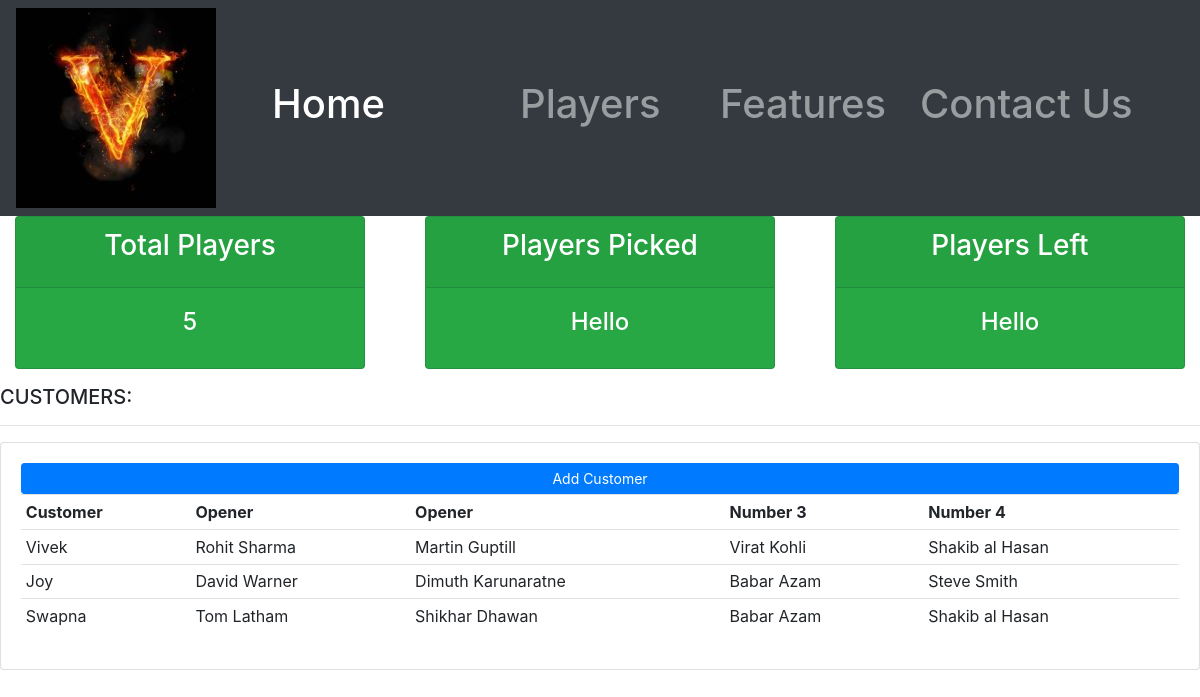
The page /players on the database its author committed.
### game/models.py (models this page shows, shortened)
class Customer(models.Model):
    slot1 = models.ForeignKey(Slot1, null=True, on_delete=models.CASCADE)
    slot2 = models.ForeignKey(Slot2, null=True, on_delete=models.CASCADE)
    slot3 = models.ForeignKey(Slot3, null=True, on_delete=models.CASCADE)
    slot4 = models.ForeignKey(Slot4, null=True, on_delete=models.CASCADE)
    name = models.CharField(max_length=200,null=True)
    phone = models.CharField(max_length=20, null=True)
    email = models.CharField(max_length=200, null=True)
    profile_pic = models.ImageField(null=True, blank=True)
    date_created = models.DateTimeField(auto_now_add=True, null=True)

class Slot1(models.Model):
    name = models.CharField(max_length=200,null=True)
    average = models.FloatField(null=True)
    strike_rate = models.FloatField( null=True)
    def __str__(self):
        return self.name

class Slot2(models.Model):
    name = models.CharField(max_length=200,null=True)
    average = models.FloatField(null=True)
    strike_rate = models.FloatField( null=True)
    def __str__(self):
        return self.name

class Slot3(models.Model):
    name = models.CharField(max_length=200,null=True)
    average = models.FloatField(null=True)
    strike_rate = models.FloatField( null=True)
    def __str__(self):
        return self.name

class Slot4(models.Model):
    name = models.CharField(max_length=200,null=True)
    average = models.FloatField(null=True)
    strike_rate = models.FloatField( null=True)
    def __str__(self):
        return self.name

### game/views.py (the view)
# urls.py: path('players', views.players, name="players"),
def players(request):
    customers= Customer.objects.all()
    return render(request, 'players.html', {'customers':customers})

### templates/players.html
{% extends 'main.html' %}
{% load static %}
{% block content %}
<div class="row">
	<div class="col">
		<div class="col-md">
			<div class="card text-center bg-success text-white  mb-3" id="total-orders">
			  	<div class="card-header">
			  		<h3 class="card-title">Total Players </h3>
			  	</div>
			  	<div class="card-body">
			    	<h4 class="card-title">5</h4>
			  	</div>
			</div>
		</div>
	</div>
	<div class="col">
		<div class="col-md">
			<div class="card text-center bg-success text-white  mb-3" id="orders-delivered">
			  	<div class="card-header">
			  		<h3 class="card-title">Players Picked </h3>
			  	</div>
			  	<div class="card-body">
			    	<h4 class="card-title">Hello</h4>
			  	</div>
			</div>
		</div>
	</div>
	<div class="col">
		<div class="col-md">
			<div class="card text-center bg-success text-white  mb-3" id="orders-pending">
			  	<div class="card-header">
			  		<h3 class="card-title">Players Left</h3>
			  	</div>
			  	<div class="card-body">
			    	<h4 class="card-title">Hello</h4>
			  	</div>
			</div>
		</div>
	</div>
</div>
<div class="row">
	<div class="col ">
		<h5>CUSTOMERS:</h5>
		<hr>
		<div class="card card-body">
			<a class="btn btn-primary  btn-sm btn-block" href="{% url 'home' %} ">Add Customer</a>
			<table class="table table-sm">
				<tr>
					<th>Customer</th>
					<th>Opener</th>
					<th>Opener</th>
					<th>Number 3</th>
					<th>Number 4</th>
				</tr>
				{% for i in customers %}
					<tr>
						<td>{{i.name}}</td>
						<td>{{i.slot1}}</td>
						<td>{{i.slot2}}</td>
						<td>{{i.slot3}}</td>
						<td>{{i.slot4}}</td>
				    </tr>
				{% endfor %}
			</table>
		</div>
	</div>
</div>
{% endblock %}

### templates/main.html (shortened to what this page needs)
{% load static %}
<!DOCTYPE html>
<html lang="en">
<head>
    <link rel="stylesheet" href="https://stackpath.bootstrapcdn.com/bootstrap/4.5.0/css/bootstrap.min.css">
</head>
<body>
        <nav class="navbar navbar-expand-lg navbar-dark bg-dark">
  <img src="{% static 'images/image1.jpg' %}">
  <div class="collapse navbar-collapse" id="navbarNav">
    <ul class="navbar-nav">
      <li class="nav-item active">
        <a  class="nav-link mx-5 h1" style="width: 200px;" href="{% url 'home' %}">Home</a>
      </li>
      <li class="nav-item">
        <a class="nav-link h1" style="width: 200px;" href="{% url 'players' %}">Players</a>
      </li>
      <li class="nav-item">
        <a class="nav-link h1" style="width: 200px;" href="{% url 'features' %}">Features</a>
      </li>
      <li class="nav-item">
        <a class="nav-link h1"  href="{% url 'contact' %}">Contact Us</a>
      </li>
    </ul>
  </div>
</nav>
{% block content %}
{% endblock %}
</body>
</html>

### rows shown on the page
Customer: name "Vivek", slot1 "Rohit Sharma", slot2 "Martin Guptill", slot3 "Virat Kohli", slot4 "Shakib al Hasan"
Customer: name "Joy", slot1 "David Warner", slot2 "Dimuth Karunaratne", slot3 "Babar Azam", slot4 "Steve Smith"
Customer: name "Swapna", slot1 "Tom Latham", slot2 "Shikhar Dhawan", slot3 "Babar Azam", slot4 "Shakib al Hasan"
